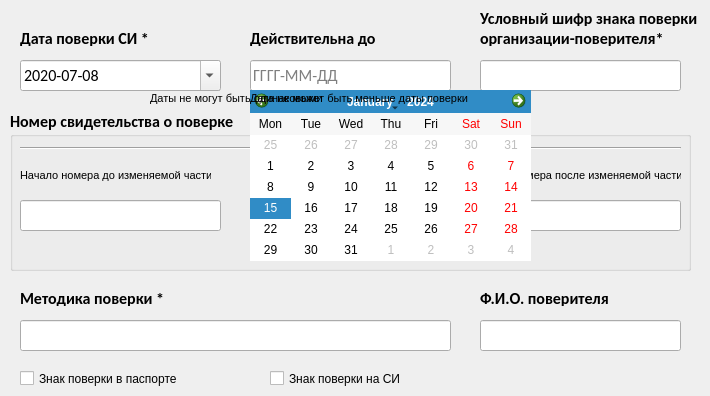
    <widget class="QWidget" name="tab_2">
     <attribute name="title">
      <string>Сведения о поверке</string>
     </attribute>
     <widget class="QDateEdit" name="dateEdit">
      <property name="geometry">
       <rect>
        <x>20</x>
        <y>60</y>
        <width>201</width>
        <height>31</height>
       </rect>
      </property>
      <property name="font">
       <font>
        <family>Calibri</family>
        <pointsize>12</pointsize>
        <weight>50</weight>
        <bold>false</bold>
       </font>
      </property>
      <property name="cursor">
       <cursorShape>IBeamCursor</cursorShape>
      </property>
      <property name="focusPolicy">
       <enum>Qt::ClickFocus</enum>
      </property>
      <property name="buttonSymbols">
       <enum>QAbstractSpinBox::UpDownArrows</enum>
      </property>
      <property name="specialValueText">
       <string/>
      </property>
      <property name="accelerated">
       <bool>false</bool>
      </property>
      <property name="showGroupSeparator" stdset="0">
       <bool>false</bool>
      </property>
      <property name="dateTime">
       <datetime>
        <hour>0</hour>
        <minute>0</minute>
        <second>0</second>
        <year>2020</year>
        <month>7</month>
        <day>8</day>
       </datetime>
      </property>
      <property name="minimumDateTime">
       <datetime>
        <hour>0</hour>
        <minute>0</minute>
        <second>0</second>
        <year>1917</year>
        <month>9</month>
        <day>14</day>
       </datetime>
      </property>
      <property name="displayFormat">
       <string>yyyy-MM-dd</string>
      </property>
      <property name="calendarPopup">
       <bool>true</bool>
      </property>
     </widget>
     <widget class="QLabel" name="label_7">
      <property name="geometry">
       <rect>
        <x>480</x>
        <y>10</y>
        <width>221</width>
        <height>16</height>
       </rect>
      </property>
      <property name="font">
       <font>
        <family>Calibri</family>
        <pointsize>12</pointsize>
        <weight>75</weight>
        <bold>true</bold>
       </font>
      </property>
      <property name="text">
       <string>Условный шифр знака поверки *</string>
      </property>
     </widget>
     <widget class="QLabel" name="label_8">
      <property name="geometry">
       <rect>
        <x>20</x>
        <y>30</y>
        <width>201</width>
        <height>16</height>
       </rect>
      </property>
      <property name="font">
       <font>
        <family>Calibri</family>
        <pointsize>12</pointsize>
        <weight>75</weight>
        <bold>true</bold>
       </font>
      </property>
      <property name="text">
       <string>Дата поверки СИ *</string>
      </property>
     </widget>
     <widget class="QLabel" name="label_13">
      <property name="geometry">
       <rect>
        <x>250</x>
        <y>30</y>
        <width>201</width>
        <height>16</height>
       </rect>
      </property>
      <property name="font">
       <font>
        <family>Calibri</family>
        <pointsize>12</pointsize>
        <weight>75</weight>
        <bold>true</bold>
       </font>
      </property>
      <property name="text">
       <string>Действительна до</string>
      </property>
     </widget>
     <widget class="QLabel" name="label_11">
      <property name="geometry">
       <rect>
        <x>20</x>
        <y>290</y>
        <width>151</width>
        <height>16</height>
       </rect>
      </property>
      <property name="font">
       <font>
        <family>Calibri</family>
        <pointsize>12</pointsize>
        <weight>75</weight>
        <bold>true</bold>
       </font>
      </property>
      <property name="text">
       <string>Методика поверки *</string>
      </property>
     </widget>
     <widget class="QGroupBox" name="groupBox_2">
      <property name="geometry">
       <rect>
        <x>10</x>
        <y>110</y>
        <width>681</width>
        <height>161</height>
       </rect>
      </property>
      <property name="font">
       <font>
        <family>Calibri</family>
        <pointsize>12</pointsize>
        <weight>75</weight>
        <bold>true</bold>
       </font>
      </property>
      <property name="title">
       <string>Номер свидетельства о поверке</string>
      </property>
      <widget class="Line" name="line_2">
       <property name="geometry">
        <rect>
         <x>10</x>
         <y>30</y>
         <width>661</width>
         <height>16</height>
        </rect>
       </property>
       <property name="orientation">
        <enum>Qt::Horizontal</enum>
       </property>
      </widget>
      <widget class="QLabel" name="label_16">
       <property name="geometry">
        <rect>
         <x>10</x>
         <y>50</y>
         <width>191</width>
         <height>31</height>
        </rect>
       </property>
       <property name="font">
        <font>
         <family>MS Shell Dlg 2</family>
         <pointsize>8</pointsize>
         <weight>50</weight>
         <bold>false</bold>
        </font>
       </property>
       <property name="autoFillBackground">
        <bool>false</bool>
       </property>
       <property name="lineWidth">
        <number>1</number>
       </property>
       <property name="midLineWidth">
        <number>1</number>
       </property>
       <property name="text">
        <string>Начало номера до изменяемой части</string>
       </property>
      </widget>
      <widget class="QLabel" name="label_17">
       <property name="geometry">
        <rect>
         <x>240</x>
         <y>50</y>
         <width>151</width>
         <height>31</height>
        </rect>
       </property>
       <property name="font">
        <font>
         <family>MS Shell Dlg 2</family>
         <pointsize>8</pointsize>
         <weight>50</weight>
         <bold>false</bold>
        </font>
       </property>
       <property name="autoFillBackground">
        <bool>false</bool>
       </property>
       <property name="lineWidth">
        <number>1</number>
       </property>
       <property name="midLineWidth">
        <number>1</number>
       </property>
       <property name="text">
        <string>Изменяемая часть номера *</string>
       </property>
      </widget>
      <widget class="QLabel" name="label_18">
       <property name="geometry">
        <rect>
         <x>470</x>
         <y>50</y>
         <width>201</width>
         <height>31</height>
        </rect>
       </property>
       <property name="font">
        <font>
         <family>MS Shell Dlg 2</family>
         <pointsize>8</pointsize>
         <weight>50</weight>
         <bold>false</bold>
        </font>
       </property>
       <property name="autoFillBackground">
        <bool>false</bool>
       </property>
       <property name="lineWidth">
        <number>1</number>
       </property>
       <property name="midLineWidth">
        <number>1</number>
       </property>
       <property name="text">
        <string>Конец номера после изменяемой части</string>
       </property>
      </widget>
      <widget class="QLabel" name="label_10">
       <property name="geometry">
        <rect>
         <x>240</x>
         <y>130</y>
         <width>191</width>
         <height>16</height>
        </rect>
       </property>
       <property name="font">
        <font>
         <family>MS Shell Dlg 2</family>
         <pointsize>8</pointsize>
         <weight>50</weight>
         <bold>false</bold>
        </font>
       </property>
       <property name="text">
        <string>Только числовое значение</string>
       </property>
      </widget>
     </widget>
     <widget class="QCheckBox" name="checkBox">
      <property name="geometry">
       <rect>
        <x>20</x>
        <y>370</y>
        <width>201</width>
        <height>17</height>
       </rect>
      </property>
      <property name="text">
       <string>Знак поверки в паспорте</string>
      </property>
     </widget>
     <widget class="QCheckBox" name="checkBox_2">
      <property name="geometry">
       <rect>
        <x>270</x>
        <y>370</y>
        <width>161</width>
        <height>17</height>
       </rect>
      </property>
      <property name="text">
       <string>Знак поверки на СИ</string>
      </property>
     </widget>
     <widget class="QLineEdit" name="lineEdit_6">
      <property name="geometry">
       <rect>
        <x>250</x>
        <y>60</y>
        <width>201</width>
        <height>31</height>
       </rect>
      </property>
      <property name="font">
       <font>
        <family>Calibri</family>
        <pointsize>12</pointsize>
        <weight>50</weight>
        <bold>false</bold>
       </font>
      </property>
      <property name="focusPolicy">
       <enum>Qt::StrongFocus</enum>
      </property>
      <property name="inputMask">
       <string/>
      </property>
      <property name="text">
       <string/>
      </property>
      <property name="maxLength">
       <number>10</number>
      </property>
      <property name="placeholderText">
       <string>ГГГГ-ММ-ДД</string>
      </property>
      <property name="clearButtonEnabled">
       <bool>false</bool>
      </property>
     </widget>
     <widget class="QLineEdit" name="lineEdit_7">
      <property name="geometry">
       <rect>
        <x>480</x>
        <y>60</y>
        <width>201</width>
        <height>31</height>
       </rect>
      </property>
      <property name="font">
       <font>
        <family>Calibri</family>
        <pointsize>12</pointsize>
        <weight>50</weight>
        <bold>false</bold>
       </font>
      </property>
      <property name="focusPolicy">
       <enum>Qt::ClickFocus</enum>
      </property>
      <property name="maxLength">
       <number>32</number>
      </property>
      <property name="clearButtonEnabled">
       <bool>true</bool>
      </property>
     </widget>
     <widget class="QLineEdit" name="lineEdit_8">
      <property name="geometry">
       <rect>
        <x>20</x>
        <y>200</y>
        <width>201</width>
        <height>31</height>
       </rect>
      </property>
      <property name="font">
       <font>
        <family>Calibri</family>
        <pointsize>12</pointsize>
        <weight>50</weight>
        <bold>false</bold>
       </font>
      </property>
      <property name="focusPolicy">
       <enum>Qt::ClickFocus</enum>
      </property>
      <property name="maxLength">
       <number>64</number>
      </property>
      <property name="clearButtonEnabled">
       <bool>true</bool>
      </property>
     </widget>
     <widget class="QLineEdit" name="lineEdit_9">
      <property name="geometry">
       <rect>
        <x>250</x>
        <y>200</y>
        <width>201</width>
        <height>31</height>
       </rect>
      </property>
      <property name="font">
       <font>
        <family>Calibri</family>
        <pointsize>12</pointsize>
        <weight>50</weight>
        <bold>false</bold>
       </font>
      </property>
      <property name="focusPolicy">
       <enum>Qt::ClickFocus</enum>
      </property>
      <property name="maxLength">
       <number>64</number>
      </property>
      <property name="placeholderText">
       <string>Начальное значение</string>
      </property>
      <property name="clearButtonEnabled">
       <bool>true</bool>
      </property>
     </widget>
     <widget class="QLineEdit" name="lineEdit_10">
      <property name="geometry">
       <rect>
        <x>480</x>
        <y>200</y>
        <width>201</width>
        <height>31</height>
       </rect>
      </property>
      <property name="font">
       <font>
        <family>Calibri</family>
        <pointsize>12</pointsize>
        <weight>50</weight>
        <bold>false</bold>
       </font>
      </property>
      <property name="focusPolicy">
       <enum>Qt::ClickFocus</enum>
      </property>
      <property name="maxLength">
       <number>64</number>
      </property>
      <property name="clearButtonEnabled">
       <bool>true</bool>
      </property>
     </widget>
     <widget class="QLineEdit" name="lineEdit_11">
      <property name="geometry">
       <rect>
        <x>20</x>
        <y>320</y>
        <width>431</width>
        <height>31</height>
       </rect>
      </property>
      <property name="font">
       <font>
        <family>Calibri</family>
        <pointsize>12</pointsize>
        <weight>50</weight>
        <bold>false</bold>
       </font>
      </property>
      <property name="focusPolicy">
       <enum>Qt::ClickFocus</enum>
      </property>
      <property name="acceptDrops">
       <bool>false</bool>
      </property>
      <property name="maxLength">
       <number>128</number>
      </property>
      <property name="frame">
       <bool>true</bool>
      </property>
      <property name="clearButtonEnabled">
       <bool>true</bool>
      </property>
     </widget>
     <widget class="QPushButton" name="pushButton_2">
      <property name="geometry">
       <rect>
        <x>430</x>
        <y>60</y>
        <width>21</width>
        <height>31</height>
       </rect>
      </property>
      <property name="focusPolicy">
       <enum>Qt::ClickFocus</enum>
      </property>
      <property name="autoFillBackground">
       <bool>false</bool>
      </property>
      <property name="styleSheet">
       <string notr="true">border-style: none;</string>
      </property>
      <property name="text">
       <string/>
      </property>
      <property name="icon">
       <iconset resource="res.qrc">
        <normaloff>:/icons/strelka.ico</normaloff>:/icons/strelka.ico</iconset>
      </property>
      <property name="iconSize">
       <size>
        <width>10</width>
        <height>10</height>
       </size>
      </property>
      <property name="checkable">
       <bool>true</bool>
      </property>
      <property name="autoDefault">
       <bool>false</bool>
      </property>
      <property name="default">
       <bool>false</bool>
      </property>
      <property name="flat">
       <bool>false</bool>
      </property>
     </widget>
     <widget class="QCalendarWidget" name="calendarWidget">
      <property name="geometry">
       <rect>
        <x>250</x>
        <y>90</y>
        <width>281</width>
        <height>171</height>
       </rect>
      </property>
      <property name="font">
       <font>
        <weight>50</weight>
        <bold>false</bold>
       </font>
      </property>
      <property name="minimumDate">
       <date>
        <year>1917</year>
        <month>9</month>
        <day>14</day>
       </date>
      </property>
      <property name="gridVisible">
       <bool>false</bool>
      </property>
      <property name="selectionMode">
       <enum>QCalendarWidget::SingleSelection</enum>
      </property>
      <property name="verticalHeaderFormat">
       <enum>QCalendarWidget::NoVerticalHeader</enum>
      </property>
      <property name="navigationBarVisible">
       <bool>true</bool>
      </property>
      <property name="dateEditEnabled">
       <bool>true</bool>
      </property>
     </widget>
     <widget class="QPushButton" name="pushButton_3">
      <property name="geometry">
       <rect>
        <x>430</x>
        <y>60</y>
        <width>21</width>
        <height>31</height>
       </rect>
      </property>
      <property name="focusPolicy">
       <enum>Qt::ClickFocus</enum>
      </property>
      <property name="autoFillBackground">
       <bool>false</bool>
      </property>
      <property name="styleSheet">
       <string notr="true">border-style: none;</string>
      </property>
      <property name="text">
       <string/>
      </property>
      <property name="icon">
       <iconset resource="res.qrc">
        <normaloff>:/icons/strelka.ico</normaloff>:/icons/strelka.ico</iconset>
      </property>
      <property name="iconSize">
       <size>
        <width>10</width>
        <height>10</height>
       </size>
      </property>
      <property name="checkable">
       <bool>true</bool>
      </property>
      <property name="autoDefault">
       <bool>false</bool>
      </property>
      <property name="default">
       <bool>false</bool>
      </property>
      <property name="flat">
       <bool>false</bool>
      </property>
     </widget>
     <widget class="QLabel" name="label_19">
      <property name="geometry">
       <rect>
        <x>150</x>
        <y>90</y>
        <width>181</width>
        <height>16</height>
       </rect>
      </property>
      <property name="font">
       <font>
        <family>MS Shell Dlg 2</family>
        <pointsize>8</pointsize>
        <weight>50</weight>
        <bold>false</bold>
       </font>
      </property>
      <property name="text">
       <string>Даты не могут быть одинаковыми</string>
      </property>
     </widget>
     <widget class="QLabel" name="label_20">
      <property name="geometry">
       <rect>
        <x>250</x>
        <y>90</y>
        <width>231</width>
        <height>16</height>
       </rect>
      </property>
      <property name="font">
       <font>
        <family>MS Shell Dlg 2</family>
        <pointsize>8</pointsize>
        <weight>50</weight>
        <bold>false</bold>
       </font>
      </property>
      <property name="text">
       <string>Дата не может быть меньше даты поверки</string>
      </property>
     </widget>
     <widget class="QLabel" name="label_21">
      <property name="geometry">
       <rect>
        <x>480</x>
        <y>30</y>
        <width>221</width>
        <height>16</height>
       </rect>
      </property>
      <property name="font">
       <font>
        <family>Calibri</family>
        <pointsize>12</pointsize>
        <weight>75</weight>
        <bold>true</bold>
       </font>
      </property>
      <property name="text">
       <string>организации-поверителя*</string>
      </property>
     </widget>
     <widget class="QLineEdit" name="lineEdit_20">
      <property name="geometry">
       <rect>
        <x>480</x>
        <y>320</y>
        <width>201</width>
        <height>31</height>
       </rect>
      </property>
      <property name="font">
       <font>
        <family>Calibri</family>
        <pointsize>12</pointsize>
        <weight>50</weight>
        <bold>false</bold>
       </font>
      </property>
      <property name="focusPolicy">
       <enum>Qt::ClickFocus</enum>
      </property>
      <property name="acceptDrops">
       <bool>false</bool>
      </property>
      <property name="maxLength">
       <number>128</number>
      </property>
      <property name="frame">
       <bool>true</bool>
      </property>
      <property name="clearButtonEnabled">
       <bool>true</bool>
      </property>
     </widget>
     <widget class="QLabel" name="label_22">
      <property name="geometry">
       <rect>
        <x>480</x>
        <y>290</y>
        <width>151</width>
        <height>16</height>
       </rect>
      </property>
      <property name="font">
       <font>
        <family>Calibri</family>
        <pointsize>12</pointsize>
        <weight>75</weight>
        <bold>true</bold>
       </font>
      </property>
      <property name="text">
       <string>Ф.И.О. поверителя</string>
      </property>
     </widget>
    </widget>
